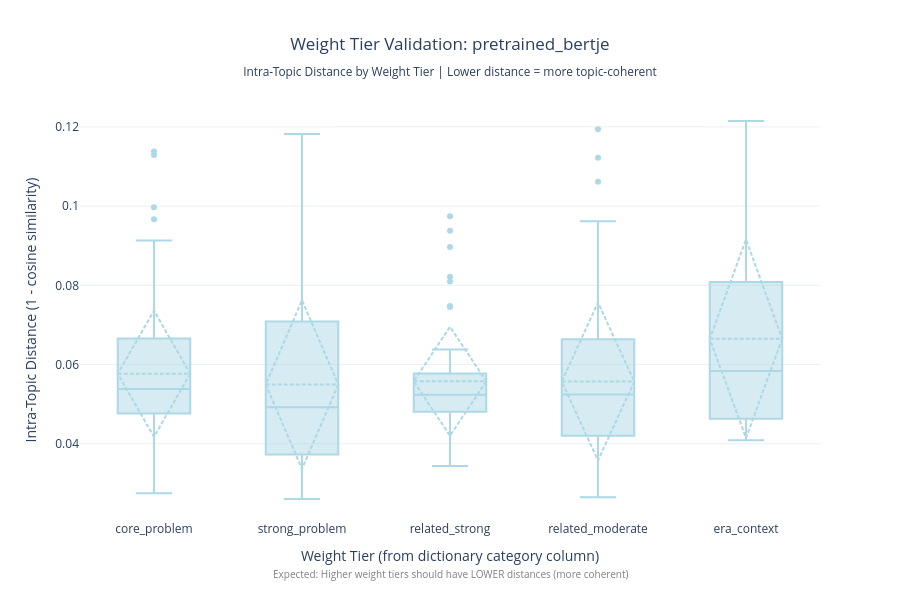
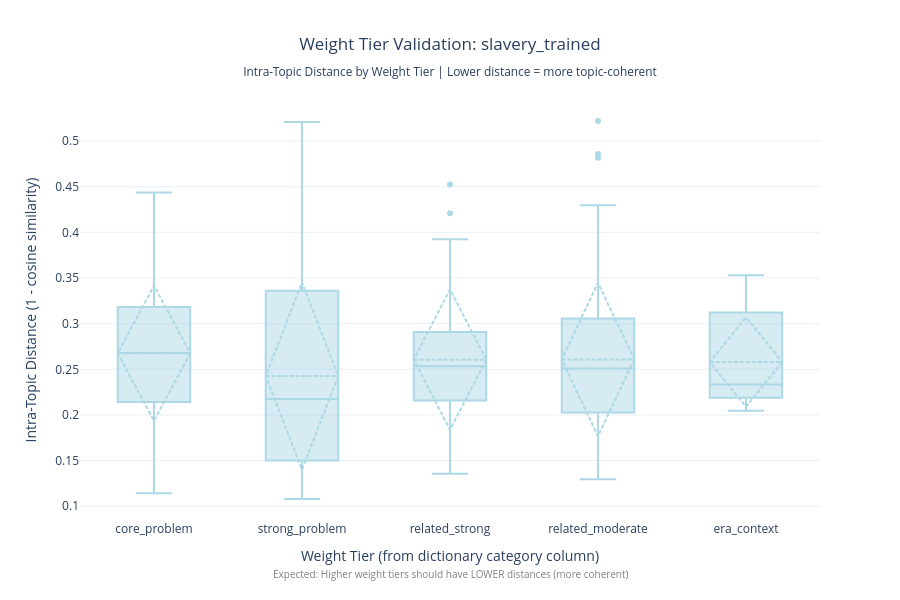

The code cell stored with these charts, in order, in its notebook:
### Code cell
# ============================================================
# CELL 9.7: WEIGHT TIER VALIDATION (Multi-Model) - FIXED
# ============================================================

if VIZ_AVAILABLE and len(dict_embeddings) > 0:
    print(f"\n{'='*70}")
    print("VISUALIZATION 9.7: Weight Tier Validation")
    print(f"{'='*70}")

    # --------------------------------------------------------
    # 1. Calculate Intra-Topic Distances for All Models
    # --------------------------------------------------------

    print(f"\n1. Calculating intra-topic distances for all models...")

    models_to_use = list(dict_embeddings.keys())
    print(f"   Models: {', '.join(models_to_use)}")

    # Store distances per model
    model_distances = {}

    for model_name in models_to_use:
        print(f"\n   Processing {model_name}...")

        term_embeddings = dict_embeddings[model_name]

        # Calculate intra-topic distance for each term
        df_dict[f'intra_topic_distance_{model_name}'] = np.nan

        for topic in topics:
            topic_mask = df_dict['topic'] == topic
            topic_indices = df_dict[topic_mask].index.tolist()

            if len(topic_indices) < 2:
                continue

            # Get embeddings for this topic's terms
            topic_term_embeddings = term_embeddings[topic_mask]

            # Calculate pairwise cosine similarities
            similarities = cosine_similarity(topic_term_embeddings)

            # For each term, average similarity to OTHER terms (exclude self)
            for i, idx in enumerate(topic_indices):
                # Exclude diagonal (self-similarity = 1.0)
                other_sims = np.concatenate([similarities[i, :i], similarities[i, i+1:]])
                avg_similarity = other_sims.mean()

                # Convert to distance (1 - similarity)
                df_dict.loc[idx, f'intra_topic_distance_{model_name}'] = 1 - avg_similarity

        print(f"     Calculated distances for {len(df_dict)} terms")

    # --------------------------------------------------------
    # 2. Create Weight Tier Categories from Dictionary
    # --------------------------------------------------------

    print(f"\n2. Identifying weight tiers from dictionary...")

    if 'weight' in df_dict.columns and 'category' in df_dict.columns:
        # Use the category column directly as the tier label
        df_dict['weight_tier'] = df_dict['category']

        # Get unique categories and their corresponding average weights
        category_weights = df_dict.groupby('category')['weight'].mean().sort_values(ascending=False)

        # Create ordered list from highest weight to lowest
        tier_order = category_weights.index.tolist()

        print(f"   Found {len(tier_order)} weight categories (ordered by average weight):")
        print(f"\n   Distribution:")
        for tier in tier_order:
            count = (df_dict['weight_tier'] == tier).sum()
            avg_weight = category_weights[tier]
            weight_range = df_dict[df_dict['category'] == tier]['weight']
            min_weight = weight_range.min()
            max_weight = weight_range.max()
            print(f"     {tier:30s}: {count:3d} terms | Avg weight: {avg_weight:.3f} | Range: [{min_weight:.3f}, {max_weight:.3f}]")

    elif 'weight' in df_dict.columns:
        # Fallback: If category column doesn't exist, create basic tiers from weight
        print("   WARNING: 'category' column not found, creating tiers from weight values")

        unique_weights = sorted(df_dict['weight'].unique(), reverse=True)

        # Group similar weights into tiers
        df_dict['weight_tier'] = df_dict['weight'].apply(lambda w: f"Weight: {w:.2f}")
        tier_order = [f"Weight: {w:.2f}" for w in unique_weights]

        print(f"   Created {len(tier_order)} weight tiers")

    else:
        print("   ERROR: 'weight' column not found in dictionary")
        print("   Cannot perform weight tier validation")
        tier_order = []

    # --------------------------------------------------------
    # 3. Create Combined Statistical Table
    # --------------------------------------------------------

    if len(tier_order) > 0:
        print(f"\n3. Creating combined statistics table...")

        stats_data = []

        for model_name in models_to_use:
            distance_col = f'intra_topic_distance_{model_name}'
            df_plot = df_dict[df_dict[distance_col].notna()].copy()

            for tier in tier_order:
                tier_data = df_plot[df_plot['weight_tier'] == tier][distance_col]
                if len(tier_data) == 0:
                    continue

                stats_data.append({
                    'Model': model_name,
                    'Weight_Tier': tier,
                    'Mean_Distance': tier_data.mean(),
                    'Std_Distance': tier_data.std(),
                    'Median_Distance': tier_data.median(),
                    'N_Terms': len(tier_data)
                })

        df_stats = pd.DataFrame(stats_data)

        # Save combined stats table
        stats_path = visuals_dir / 'weight_tier_stats_combined.csv'
        df_stats.to_csv(stats_path, index=False)
        print(f"   Saved: {stats_path.name}")

        # --------------------------------------------------------
        # 4. Create Separate Visualizations Per Model
        # --------------------------------------------------------

        print(f"\n4. Creating visualizations...")

        for model_name in models_to_use:
            print(f"\n   Creating visualization for {model_name}...")

            distance_col = f'intra_topic_distance_{model_name}'
            df_plot = df_dict[df_dict[distance_col].notna()].copy()

            fig = go.Figure()

            # Add boxplot for each tier
            for tier in tier_order:
                tier_data = df_plot[df_plot['weight_tier'] == tier]

                if len(tier_data) == 0:
                    continue

                fig.add_trace(go.Box(
                    y=tier_data[distance_col],
                    name=tier,
                    boxmean='sd',  # Show mean and std dev
                    marker_color='lightblue',
                    hovertemplate=(
                        '<b>%{y:.3f}</b><br>' +
                        'Tier: ' + tier + '<br>' +
                        '<extra></extra>'
                    )
                ))

            # Update layout
            fig.update_layout(
                title={
                    'text': f"Weight Tier Validation: {model_name}<br><sub>Intra-Topic Distance by Weight Tier | Lower distance = more topic-coherent</sub>",
                    'x': 0.5,
                    'xanchor': 'center'
                },
                xaxis_title="Weight Tier (from dictionary category column)",
                yaxis_title="Intra-Topic Distance (1 - cosine similarity)",
                height=600,
                showlegend=False,
                hovermode='closest',
                template='plotly_white'
            )

            # Add annotation explaining expectation
            fig.add_annotation(
                text="Expected: Higher weight tiers should have LOWER distances (more coherent)",
                xref="paper", yref="paper",
                x=0.5, y=-0.15,
                showarrow=False,
                font=dict(size=10, color="gray"),
                xanchor='center'
            )

            # Display
            if SHOW_IN_NOTEBOOK:
                fig.show()

            # Save interactive
            if SAVE_INTERACTIVE:
                output_path = visuals_dir / f'weight_tier_validation_{model_name}.html'
                fig.write_html(str(output_path))
                print(f"     Saved interactive: {output_path.name}")

            # Save static
            if SAVE_STATIC:
                output_path = visuals_dir / f'weight_tier_validation_{model_name}.png'
                fig.write_image(str(output_path), width=1200, height=800, scale=2)
                print(f"     Saved static: {output_path.name}")

        # --------------------------------------------------------
        # 5. Statistical Summary
        # --------------------------------------------------------

        print(f"\n{'='*70}")
        print("WEIGHT TIER VALIDATION SUMMARY")
        print(f"{'='*70}")

        for model_name in models_to_use:
            print(f"\n{model_name}:")
            model_stats = df_stats[df_stats['Model'] == model_name]

            for _, row in model_stats.iterrows():
                tier = row['Weight_Tier']
                print(f"  {tier}:")
                print(f"    Mean distance: {row['Mean_Distance']:.3f}")
                print(f"    Std dev:       {row['Std_Distance']:.3f}")
                print(f"    Median:        {row['Median_Distance']:.3f}")
                print(f"    N terms:       {int(row['N_Terms'])}")

        print(f"\n{'='*70}")

    else:
        print("\n   Skipping visualization - no valid weight tiers found")

else:
    print("\n Skipping weight tier validation - no embeddings available")

### Figure 1 — Plotly figure (JSON) as saved in the notebook; plotly's stock layout.template omitted (floating-point values rounded to 4 significant figures; data arrays with more than 128 entries replaced by an {"elided": "..."} marker saying what was removed)
{"data": [{"boxmean": "sd", "hovertemplate": "<b>%{y:.3f}</b><br>Tier: core_problem<br><extra></extra>", "marker": {"color": "lightblue"}, "name": "core_problem", "type": "box", "y": {"elided": "173 float values"}}, {"boxmean": "sd", "hovertemplate": "<b>%{y:.3f}</b><br>Tier: strong_problem<br><extra></extra>", "marker": {"color": "lightblue"}, "name": "strong_problem", "type": "box", "y": {"elided": "461 float values"}}, {"boxmean": "sd", "hovertemplate": "<b>%{y:.3f}</b><br>Tier: related_strong<br><extra></extra>", "marker": {"color": "lightblue"}, "name": "related_strong", "type": "box", "y": [0.08099, 0.09743, 0.0938, 0.08215, 0.07479, 0.04546, 0.05038, 0.05267, 0.07456, 0.04521, 0.05258, 0.05366, 0.05192, 0.05407, 0.04474, 0.05126, 0.04997, 0.06298, 0.05234, 0.05343, 0.04911, 0.04134, 0.04922, 0.05063, 0.04741, 0.04878, 0.05524, 0.05235, 0.05215, 0.05476, 0.05647, 0.05035, 0.06378, 0.05718, 0.05642, 0.05824, 0.05665, 0.038, 0.04145, 0.0594, 0.04397, 0.05146, 0.04364, 0.0897, 0.06157, 0.0424, 0.04676, 0.03442]}, {"boxmean": "sd", "hovertemplate": "<b>%{y:.3f}</b><br>Tier: related_moderate<br><extra></extra>", "marker": {"color": "lightblue"}, "name": "related_moderate", "type": "box", "y": [0.08096, 0.07289, 0.07138, 0.09616, 0.09318, 0.08474, 0.07216, 0.1122, 0.1061, 0.07526, 0.0799, 0.06431, 0.07406, 0.09077, 0.1194, 0.04364, 0.06013, 0.0759, 0.07656, 0.06643, 0.06614, 0.06495, 0.06967, 0.07754, 0.04448, 0.05073, 0.05373, 0.047, 0.04343, 0.05059, 0.04806, 0.05439, 0.04419, 0.05248, 0.06154, 0.05515, 0.04277, 0.05611, 0.04103, 0.0486, 0.04779, 0.04502, 0.05292, 0.04779, 0.04377, 0.05147, 0.05974, 0.05695, 0.03135, 0.03515, 0.03689, 0.04067, 0.05824, 0.05247, 0.05402, 0.04687, 0.02714, 0.03075, 0.0386, 0.03722, 0.0721, 0.05961, 0.06505, 0.05798, 0.0464, 0.05816, 0.03176, 0.03619, 0.02924, 0.0265, 0.04078, 0.02679, 0.03029, 0.03973, 0.03347, 0.04181, 0.0476, 0.0312, 0.04445]}, {"boxmean": "sd", "hovertemplate": "<b>%{y:.3f}</b><br>Tier: era_context<br><extra></extra>", "marker": {"color": "lightblue"}, "name": "era_context", "type": "box", "y": [0.106, 0.1162, 0.1006, 0.1215, 0.071, 0.07787, 0.0897, 0.04154, 0.04702, 0.04976, 0.05531, 0.06412, 0.06325, 0.04702, 0.05378, 0.04395, 0.04306, 0.05836, 0.06177, 0.0409, 0.04408]}], "layout": {"annotations": [{"font": {"color": "gray", "size": 10}, "showarrow": false, "text": "Expected: Higher weight tiers should have LOWER distances (more coherent)", "x": 0.5, "xanchor": "center", "xref": "paper", "y": -0.15, "yref": "paper"}], "height": 600, "hovermode": "closest", "showlegend": false, "title": {"text": "Weight Tier Validation: pretrained_bertje<br><sub>Intra-Topic Distance by Weight Tier | Lower distance = more topic-coherent</sub>", "x": 0.5, "xanchor": "center"}, "xaxis": {"title": {"text": "Weight Tier (from dictionary category column)"}}, "yaxis": {"title": {"text": "Intra-Topic Distance (1 - cosine similarity)"}}}}

### Figure 2 — Plotly figure (JSON) as saved in the notebook; plotly's stock layout.template omitted (floating-point values rounded to 4 significant figures; data arrays with more than 128 entries replaced by an {"elided": "..."} marker saying what was removed)
{"data": [{"boxmean": "sd", "hovertemplate": "<b>%{y:.3f}</b><br>Tier: core_problem<br><extra></extra>", "marker": {"color": "lightblue"}, "name": "core_problem", "type": "box", "y": {"elided": "173 float values"}}, {"boxmean": "sd", "hovertemplate": "<b>%{y:.3f}</b><br>Tier: strong_problem<br><extra></extra>", "marker": {"color": "lightblue"}, "name": "strong_problem", "type": "box", "y": {"elided": "461 float values"}}, {"boxmean": "sd", "hovertemplate": "<b>%{y:.3f}</b><br>Tier: related_strong<br><extra></extra>", "marker": {"color": "lightblue"}, "name": "related_strong", "type": "box", "y": [0.3635, 0.3494, 0.3925, 0.4524, 0.3848, 0.2248, 0.2482, 0.2609, 0.2481, 0.254, 0.2818, 0.281, 0.2788, 0.2577, 0.2399, 0.2191, 0.2481, 0.2839, 0.2976, 0.2525, 0.2123, 0.2377, 0.2315, 0.2405, 0.2687, 0.2288, 0.2724, 0.2612, 0.2714, 0.3011, 0.3412, 0.2624, 0.3826, 0.4208, 0.3656, 0.3767, 0.1812, 0.1355, 0.1498, 0.1382, 0.1689, 0.2192, 0.1833, 0.1421, 0.1991, 0.1631, 0.1532, 0.1808]}, {"boxmean": "sd", "hovertemplate": "<b>%{y:.3f}</b><br>Tier: related_moderate<br><extra></extra>", "marker": {"color": "lightblue"}, "name": "related_moderate", "type": "box", "y": [0.3464, 0.3525, 0.3387, 0.3683, 0.522, 0.3673, 0.4297, 0.3633, 0.3521, 0.3501, 0.4816, 0.305, 0.387, 0.4858, 0.4038, 0.2749, 0.2509, 0.2899, 0.2863, 0.2393, 0.2358, 0.2175, 0.2545, 0.2426, 0.2334, 0.2363, 0.2989, 0.3028, 0.2616, 0.2597, 0.2931, 0.2675, 0.3201, 0.2913, 0.3374, 0.306, 0.2114, 0.2002, 0.2101, 0.2003, 0.2043, 0.2023, 0.2106, 0.2243, 0.2565, 0.2469, 0.2706, 0.2713, 0.1328, 0.13, 0.2252, 0.2113, 0.3079, 0.2546, 0.3214, 0.2282, 0.1297, 0.1488, 0.2215, 0.2293, 0.2962, 0.2612, 0.3386, 0.2863, 0.2252, 0.2136, 0.1466, 0.1557, 0.1761, 0.15, 0.1892, 0.1417, 0.1532, 0.1471, 0.1991, 0.1891, 0.1656, 0.1714, 0.196]}, {"boxmean": "sd", "hovertemplate": "<b>%{y:.3f}</b><br>Tier: era_context<br><extra></extra>", "marker": {"color": "lightblue"}, "name": "era_context", "type": "box", "y": [0.3003, 0.3286, 0.3318, 0.3141, 0.3115, 0.353, 0.3317, 0.2196, 0.2251, 0.248, 0.2279, 0.2248, 0.2045, 0.2333, 0.2162, 0.2209, 0.2117, 0.2146, 0.2126, 0.244, 0.2443]}], "layout": {"annotations": [{"font": {"color": "gray", "size": 10}, "showarrow": false, "text": "Expected: Higher weight tiers should have LOWER distances (more coherent)", "x": 0.5, "xanchor": "center", "xref": "paper", "y": -0.15, "yref": "paper"}], "height": 600, "hovermode": "closest", "showlegend": false, "title": {"text": "Weight Tier Validation: slavery_trained<br><sub>Intra-Topic Distance by Weight Tier | Lower distance = more topic-coherent</sub>", "x": 0.5, "xanchor": "center"}, "xaxis": {"title": {"text": "Weight Tier (from dictionary category column)"}}, "yaxis": {"title": {"text": "Intra-Topic Distance (1 - cosine similarity)"}}}}
